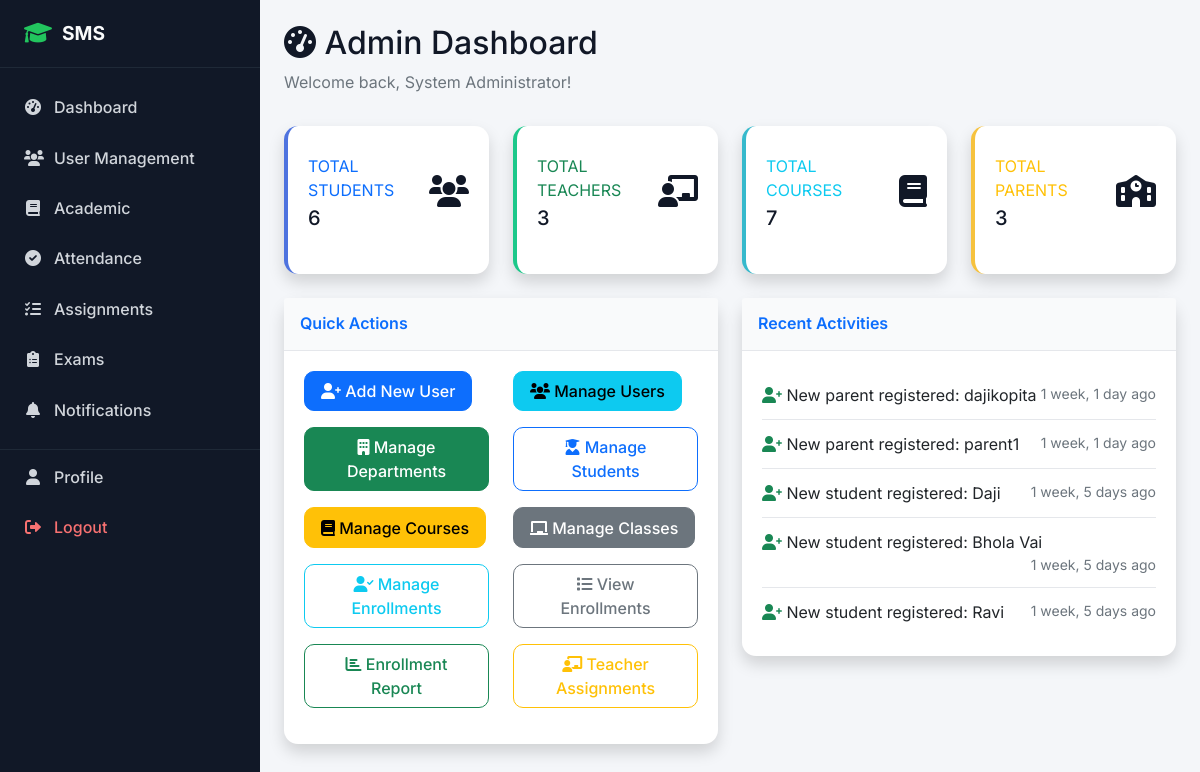
/accounts/dashboard/ (signed in), run on the app's committed database.
### accounts/models.py (models this page shows, shortened)
class User(AbstractUser):
    USER_TYPE_CHOICES = (
        ('admin', 'Admin'),
        ('student', 'Student'),
        ('teacher', 'Teacher'),
        ('parent', 'Parent'),
    )
    user_type = models.CharField(max_length=10, choices=USER_TYPE_CHOICES)
    phone_regex = RegexValidator(regex=r'^\+?1?\d{9,15}$', message="Phone number must be entered in the format: '+999999999'. Up to 15 digits allowed.")
    phone_number = models.CharField(validators=[phone_regex], max_length=17, blank=True)
    address = models.TextField(blank=True)
    date_of_birth = models.DateField(null=True, blank=True)
    profile_picture = models.ImageField(upload_to='profile_pics/', blank=True, null=True)
    is_active = models.BooleanField(default=True)
    created_at = models.DateTimeField(auto_now_add=True)
    updated_at = models.DateTimeField(auto_now=True)

### accounts/views.py (the view, shortened to what this page needs)
# urls.py: path('dashboard/', views.dashboard, name='dashboard'),
@login_required
def dashboard(request):
    user = request.user
    context = {'user': user}
    if user.user_type == 'admin':
        from academic.models import Course
        context.update({
            'total_students': User.objects.filter(user_type='student').count(),
            'total_teachers': User.objects.filter(user_type='teacher').count(),
            'total_parents': User.objects.filter(user_type='parent').count(),
            'total_courses': Course.objects.count(),
            'recent_users': User.objects.exclude(user_type='admin').order_by('-date_joined')[:5]
        })
        return render(request, 'accounts/admin_dashboard.html', context)
    return render(request, 'accounts/dashboard.html', context)

### templates/accounts/admin_dashboard.html (shortened to what this page needs)
{% extends 'base.html' %}
{% block content %}
<div class="row">
    <div class="col-12">
        <h2><i class="fas fa-tachometer-alt"></i> Admin Dashboard</h2>
        <p class="text-muted">Welcome back, {{ user.get_full_name|default:user.username }}!</p>
    </div>
</div>
<div class="row">
    <div class="col-xl-3 col-md-6 mb-4">
        <div class="card border-left-primary shadow h-100 py-2">
            <div class="card-body">
                <div class="row no-gutters align-items-center">
                    <div class="col mr-2">
                        <div class="text-xs font-weight-bold text-primary text-uppercase mb-1">Total Students</div>
                        <div class="h5 mb-0 font-weight-bold text-gray-800">{{ total_students }}</div>
                    </div>
                    <div class="col-auto">
                        <i class="fas fa-users fa-2x text-gray-300"></i>
                    </div>
                </div>
            </div>
        </div>
    </div>
    <div class="col-xl-3 col-md-6 mb-4">
        <div class="card border-left-success shadow h-100 py-2">
            <div class="card-body">
                <div class="row no-gutters align-items-center">
                    <div class="col mr-2">
                        <div class="text-xs font-weight-bold text-success text-uppercase mb-1">Total Teachers</div>
                        <div class="h5 mb-0 font-weight-bold text-gray-800">{{ total_teachers }}</div>
                    </div>
                    <div class="col-auto">
                        <i class="fas fa-chalkboard-teacher fa-2x text-gray-300"></i>
                    </div>
                </div>
            </div>
        </div>
    </div>
    <div class="col-xl-3 col-md-6 mb-4">
        <div class="card border-left-info shadow h-100 py-2">
            <div class="card-body">
                <div class="row no-gutters align-items-center">
                    <div class="col mr-2">
                        <div class="text-xs font-weight-bold text-info text-uppercase mb-1">Total Courses</div>
                        <div class="h5 mb-0 font-weight-bold text-gray-800">{{ total_courses|default:0 }}</div>
                    </div>
                    <div class="col-auto">
                        <i class="fas fa-book fa-2x text-gray-300"></i>
                    </div>
                </div>
            </div>
        </div>
    </div>
    <div class="col-xl-3 col-md-6 mb-4">
        <div class="card border-left-warning shadow h-100 py-2">
            <div class="card-body">
                <div class="row no-gutters align-items-center">
                    <div class="col mr-2">
                        <div class="text-xs font-weight-bold text-warning text-uppercase mb-1">Total Parents</div>
                        <div class="h5 mb-0 font-weight-bold text-gray-800">{{ total_parents }}</div>
                    </div>
                    <div class="col-auto">
                        <i class="fas fa-school fa-2x text-gray-300"></i>
                    </div>
                </div>
            </div>
        </div>
    </div>
</div>
<div class="row">
    <div class="col-lg-6 mb-4">
        <div class="card shadow">
            <div class="card-header py-3">
                <h6 class="m-0 font-weight-bold text-primary">Quick Actions</h6>
            </div>
            <div class="card-body">
                <div class="row">
                    <div class="col-md-6 mb-3">
                        <a href="{% url 'accounts:admin_create_user' %}" class="btn btn-primary btn-block">
                            <i class="fas fa-user-plus"></i> Add New User
                        </a>
                    </div>
                    <div class="col-md-6 mb-3">
                        <a href="{% url 'accounts:admin_user_list' %}" class="btn btn-info btn-block">
                            <i class="fas fa-users"></i> Manage Users
                        </a>
                    </div>
                    <div class="col-md-6 mb-3">
                        <a href="{% url 'academic:department_list' %}" class="btn btn-success btn-block">
                            <i class="fas fa-building"></i> Manage Departments
                        </a>
                    </div>
                    <div class="col-md-6 mb-3">
                        <a href="{% url 'accounts:admin_user_list' %}?type=student" class="btn btn-outline-primary btn-block">
                            <i class="fas fa-user-graduate"></i> Manage Students
                        </a>
                    </div>
                    <div class="col-md-6 mb-3">
                        <a href="{% url 'academic:course_list' %}" class="btn btn-warning btn-block">
                            <i class="fas fa-book"></i> Manage Courses
                        </a>
                    </div>
                    <div class="col-md-6 mb-3">
                        <a href="{% url 'academic:class_list' %}" class="btn btn-secondary btn-block">
                            <i class="fas fa-chalkboard"></i> Manage Classes
                        </a>
                    </div>
                    <div class="col-md-6 mb-3">
                        <a href="{% url 'academic:manage_student_enrollment' %}" class="btn btn-outline-info btn-block">
                            <i class="fas fa-user-check"></i> Manage Enrollments
                        </a>
                    </div>
                    <div class="col-md-6 mb-3">
                        <a href="{% url 'academic:enrollment_list' %}" class="btn btn-outline-secondary btn-block">
                            <i class="fas fa-list"></i> View Enrollments
                        </a>
                    </div>
                    <div class="col-md-6 mb-3">
                        <a href="{% url 'academic:student_enrollment_report' %}" class="btn btn-outline-success btn-block">
                            <i class="fas fa-chart-bar"></i> Enrollment Report
                        </a>
                    </div>
                    <div class="col-md-6 mb-3">
                        <a href="{% url 'academic:teacher_assignments' %}" class="btn btn-outline-warning btn-block">
                            <i class="fas fa-chalkboard-teacher"></i> Teacher Assignments
                        </a>
                    </div>
                </div>
            </div>
        </div>
    </div>
    <div class="col-lg-6 mb-4">
        <div class="card shadow">
            <div class="card-header py-3">
                <h6 class="m-0 font-weight-bold text-primary">Recent Activities</h6>
            </div>
            <div class="card-body">
                <div class="list-group list-group-flush">
                    {% for recent_user in recent_users %}
                    <div class="list-group-item">
                        <i class="fas fa-user-plus text-success"></i>
                        New {{ recent_user.get_user_type_display|lower }} registered: {{ recent_user.get_full_name|default:recent_user.username }}
                        <small class="text-muted float-end">{{ recent_user.date_joined|timesince }} ago</small>
                    </div>
                    {% empty %}
                    <div class="list-group-item">
                        <i class="fas fa-info-circle text-info"></i>
                        No recent activities to display
                        <small class="text-muted float-end">System ready</small>
                    </div>
                    {% endfor %}
                </div>
            </div>
        </div>
    </div>
</div>
{% endblock %}

### static/css/style.css (style rules this page uses)
:root { --primary-color: #0d6efd; --primary-dark: #0b5ed7; --bg-light: #f4f6f9; --text-dark: #212529; --text-muted: #6c757d; --card-radius: 12px; --transition: all 0.25s ease-in-out; }
body { font-family: 'Inter', sans-serif; background-color: var(--bg-light); color: var(--text-dark); min-height: 100vh; }
.card { border: none; border-radius: var(--card-radius); box-shadow: 0 8px 24px rgba(0, 0, 0, 0.08); transition: var(--transition); }
.card-header { background-color: #fff; border-bottom: 1px solid #e9ecef; font-weight: 600; }
.btn { border-radius: 10px; font-weight: 500; padding: 0.45rem 1rem; transition: var(--transition); }
.btn-primary { background-color: var(--primary-color); border-color: var(--primary-color); }
:root { --bg-light: #f4f6f9; --text-dark: #111827; --text-muted: #6b7280; --accent: #22c55e; }
.card { border-radius: 14px; border: none; background-color: #ffffff; box-shadow: 0 10px 30px rgba(0,0,0,0.07); }
.card-header { background-color: #f9fafb !important; border-bottom: 1px solid #e5e7eb; font-weight: 600; color: var(--text-dark) !important; }
.card-header h6 { margin: 0; font-weight: 600; }
.card-body { padding: 1.25rem; }
.list-group-item { border: none; border-bottom: 1px solid #e5e7eb; padding: 0.75rem 0; }
.list-group-item:last-child { border-bottom: none; }
.list-group-item small { color: var(--text-muted); }
.btn { border-radius: 10px; font-weight: 500; }
.btn-outline-primary, .btn-outline-success, .btn-outline-info, .btn-outline-warning { border-width: 1.5px; }
.row > [class^="col"] { margin-bottom: 1rem; }

### templates/accounts/admin_dashboard.html (style rules this page uses)
.border-left-primary { border-left: 0.25rem solid #4e73df !important; }
.border-left-success { border-left: 0.25rem solid #1cc88a !important; }
.border-left-info { border-left: 0.25rem solid #36b9cc !important; }
.border-left-warning { border-left: 0.25rem solid #f6c23e !important; }

### data on the page
User: get_full_name "System Administrator"
User: user_type "parent", get_full_name "dajikopita", date_joined "1 week, 1 day"
User: user_type "parent", get_full_name "parent1", date_joined "1 week, 1 day"
User: user_type "student", get_full_name "Daji", date_joined "1 week, 5 days"
User: user_type "student", get_full_name "Bhola Vai", date_joined "1 week, 5 days"
User: user_type "student", get_full_name "Ravi", date_joined "1 week, 5 days"

### other printed values
{{ total_students }} "6"
{{ total_teachers }} "3"
{{ total_courses|default:0 }} "7"
{{ total_parents }} "3"
